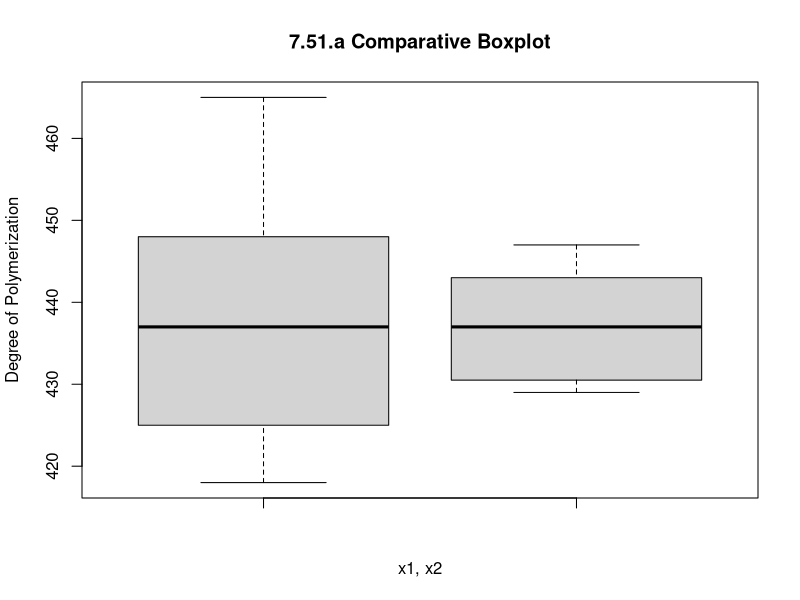
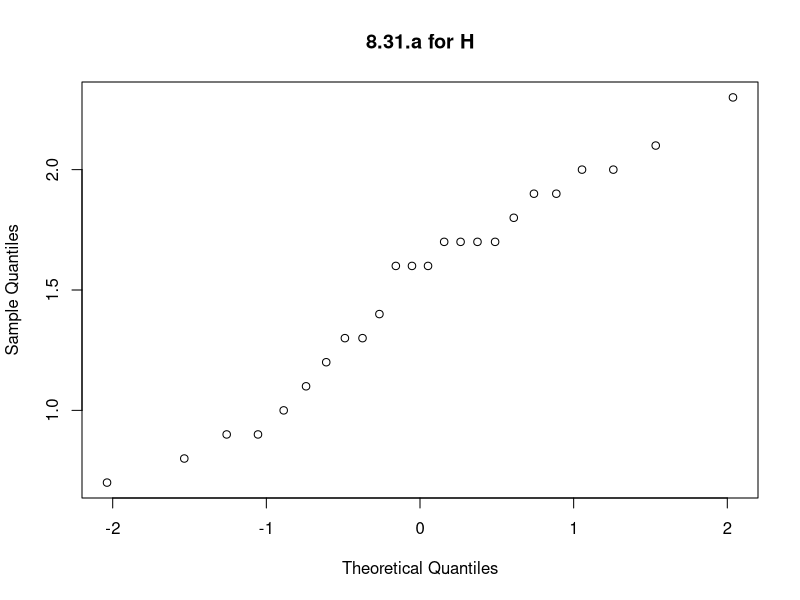
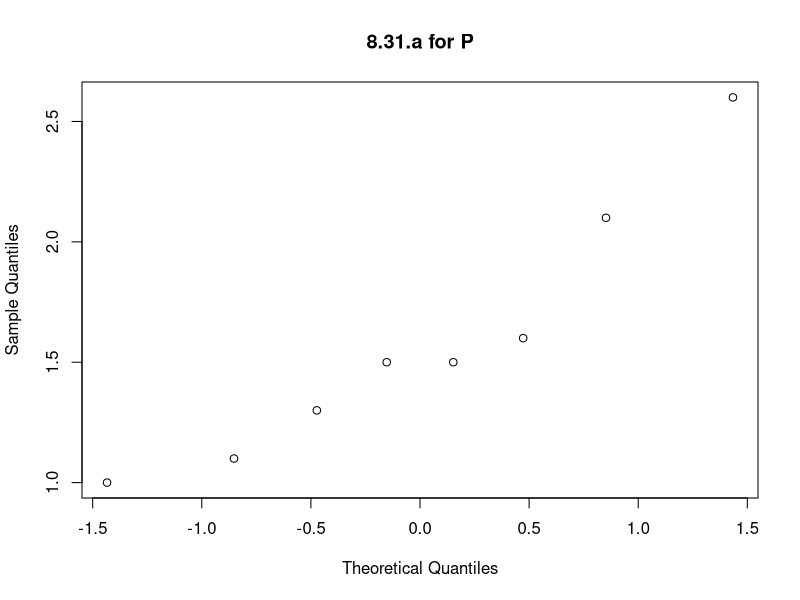
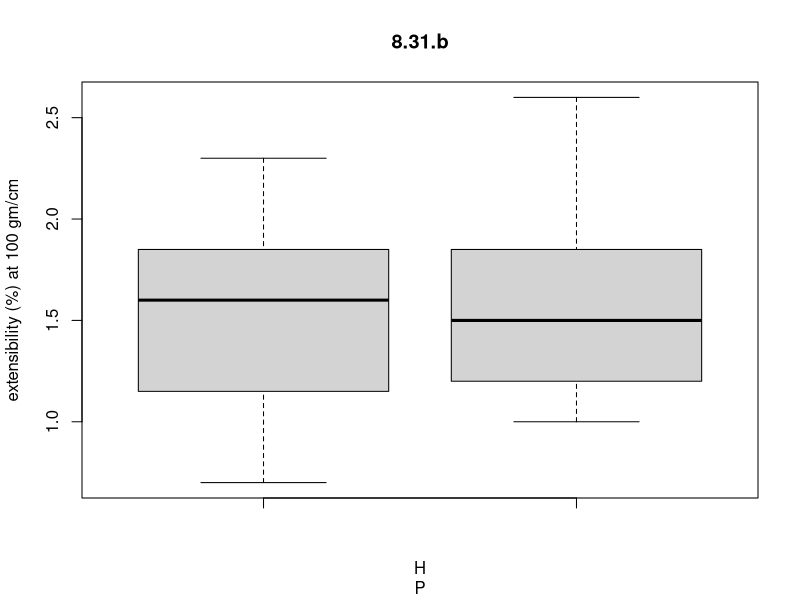

Generate these figures, in order, with R:
# Omar AlSughayer, 1337255
# Math 390, HWS7


# lec_20_1
# get the data
dat = read.table('dataset.txt', header = F)

# extract the desired row
income = dat[,2]
age = dat[,3]
gender = dat[,4]
race = dat[,5]

# a) compute the t-based, 2-sided, 95% confidence interval
t.test(income ~ gender, conf.level = .95)
# t = 1.0757, df = 9.1787, p-value = 0.3095
# 95 percent confidence interval:
# (-34.03318  96.09568)

# b) is there evidence that the true means are different? 
# since the confidence inerval contains 0, we do not have evidence to suggest the tre means are different 


######################################################################


# lec_20_2 

x1 = c(-0.27, -0.14, 1.61, 0.09, 0.00, 2.07, 0.56, -1.67, -0.51, -0.54)
x2 = c(-0.32, 0.20, 1.93, 0.54, 0.75, 1.77, 0.84, -0.29, -0.33, 0.17)

# a) paired data confidence interval 
xd = x1 - x2
md = mean(xd)
sd = sd(xd) 

lc = md - 2.262*sd/sqrt(10) # = -0.7386533
uc = md + 2.262*sd/sqrt(10) # = -0.07334668

# b) non-paired dara confidence interval
x1m = mean(x1)
x2m = mean(x2)
s1 = sd(x1)
s2 = sd(x2)

lcn = (x1m - x2m) - 1.96*sqrt((s1^2 +s2^2)/ 10) # = -1.245294
ucn = (x1m - x2m) + 1.96*sqrt((s1^2 +s2^2)/ 10) # = 0.4332941

# we are 95% confident the true mean of x1 - x2 is in the given interval

# c) which is narrower? 
# as expected, paired is narrower (a)

######################################################################

# 7.51

x1 = c(418, 421, 421, 422, 425, 427,
      431, 434, 437, 439, 446, 447,
      448, 453, 454, 463, 465)
x2 = c(429, 430, 430, 431, 436, 437,
       440, 441, 445, 446, 447)

# a) draw comparative boxplots
boxplot(x1, x2, main = '7.51.a Comparative Boxplot', ylab = 'Degree of Polymerization', xlab = c('x1, x2'))
# it seems that x2 is fully contained within x1s quadrants, and has the almost the same mean

# b) calculate the 95% CL
x1m = mean(x1)
x2m = mean(x2)
s1 = sd(x1)
s2 = sd(x2)

lcn = (x1m - x2m) - 1.96*sqrt((s1^2 +s2^2)/ 10) # = -9.457767
ucn = (x1m - x2m) + 1.96*sqrt((s1^2 +s2^2)/ 10) # = 11.13691
# we cann't say that the two true means are different since the CL includes 0


######################################################################

# 7.55

before = c(15, 26, 66, 115, 62, 64)
after =  c(16, 24, 42, 80, 78, 73)
diff = after - before

md = mean(diff)
sd = sd(diff) 

lc = md - 2.571*sd/sqrt(6) # = -26.50196
uc = md + 2.571*sd/sqrt(6) # = 14.8353

# we are 95% confident the true mean of the difference in accidents before and after in in the given inerval

####################################################################### 

# 8.31

h = c(1.2, .9, .7, 1.0, 1.7, 1.7, 1.1, .9, 1.7,
      1.9, 1.3, 2.1, 1.6, 1.8, 1.4, 1.3, 1.9, 1.6,
      .8, 2.0, 1.7, 1.6, 2.3, 2.0)

p = c(1.6, 1.5, 1.1, 2.1, 1.5, 1.3, 1.0, 2.6)

# a) draw a qqplot 
qqnorm(h, main = '8.31.a for H')
qqnorm(p, main = '8.31.a for P')

# for both graphs, it is implausable that they coem from a standard normal

# b) draw a comparative boxplot
boxplot(h, p, main = '8.31.b', ylab = 'extensibility (%) at 100 gm/cm', xlab = c('H', 'P'))
# there is too much overlap to suggest that the true means are different 

####################################################################### 

# 8.41

con = c(.0011, .0014, .0018, .0022, .0010, .0016, .0028, .0020, .0015, .0014, .0023, .0017, .0020)
per = c(.0011, .0010, .0019, .0013, .0011, .0017, .0024, .0020, .0013, .0013, .0017, .0015, .0013)

diff = con - per

mean(diff)
sd(diff)
length(diff)

